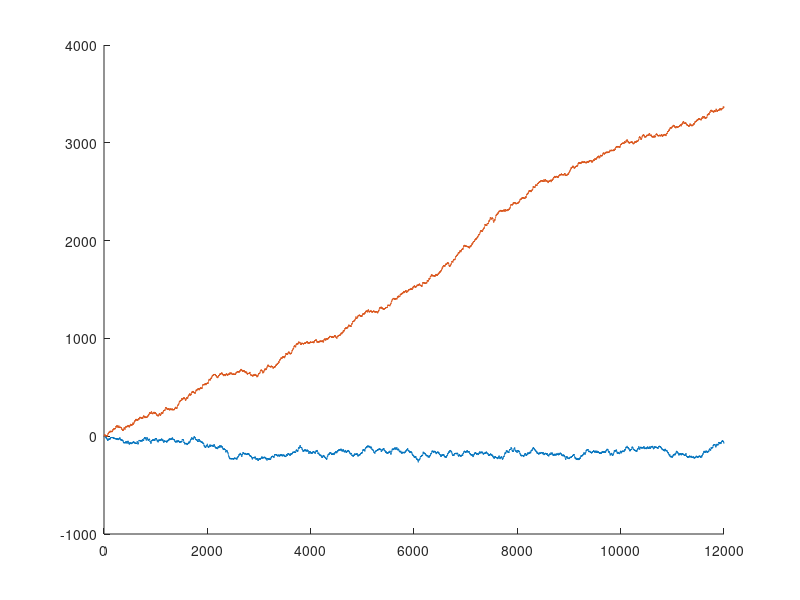

Write MATLAB code to recreate this figure.
% Cleaning.
clc;
clearvars;
close all;

% Params.
N = 1000;
deckSize = 12;
cost = 3;

% Slot initial variables.
initCards = [deckSize deckSize];
cash = 0;
cashHistory = zeros(N*deckSize, 1);
smartCash = 0;
smartCashHistory = zeros(N*deckSize, 1);

% Game iterations.
round = 0;
for j = 1:N
    % Card loop.
    cards = initCards;
    for i = 1:deckSize
        round = round + 1;
        % Pay for iteration.
        cash = cash - cost;
        smartCash = smartCash - cost;
        % Pick card.
        card = randi(sum(cards));
        deck = 1 + (card > cards(1));
        % Guess card randomly.
        guess = randi(2);
        cash = cash + 2*cost*(deck == guess);
        cashHistory(round) = cash;
        % Guess card in a smart way.
        guess = 1 + (cards(2) > cards(1));
        smartCash = smartCash + 2*cost*(deck == guess);
        smartCashHistory(round) = smartCash;
        % Remove card.
        cards(deck) = cards(deck) - 1;
    end
end

% Plotting.
hold on;
plot(cashHistory);
plot(smartCashHistory);
hold off;